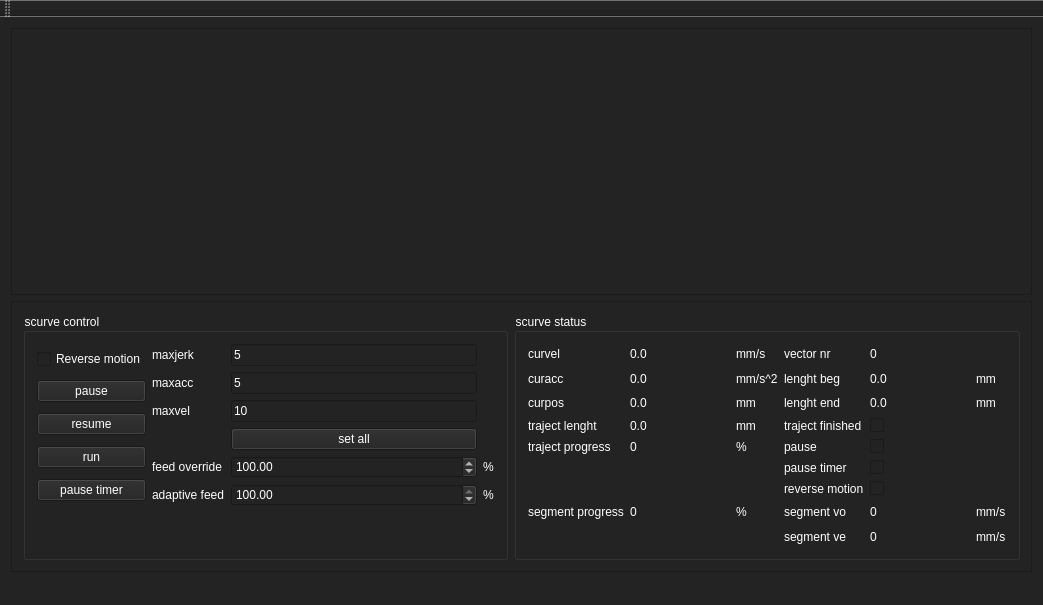
<?xml version="1.0" encoding="UTF-8"?>
<ui version="4.0">
 <class>MainWindow</class>
 <widget class="QMainWindow" name="MainWindow">
  <property name="geometry">
   <rect>
    <x>0</x>
    <y>0</y>
    <width>1043</width>
    <height>605</height>
   </rect>
  </property>
  <property name="sizePolicy">
   <sizepolicy hsizetype="Preferred" vsizetype="Fixed">
    <horstretch>0</horstretch>
    <verstretch>0</verstretch>
   </sizepolicy>
  </property>
  <property name="windowTitle">
   <string>scurve auto plot</string>
  </property>
  <property name="styleSheet">
   <string notr="true">background-color: rgb(35, 35, 35);
color: rgb(255, 255, 255);
</string>
  </property>
  <widget class="QWidget" name="centralWidget">
   <layout class="QGridLayout" name="gridLayout_9">
    <item row="0" column="0" colspan="2">
     <widget class="QFrame" name="frame">
      <property name="sizePolicy">
       <sizepolicy hsizetype="Expanding" vsizetype="Expanding">
        <horstretch>0</horstretch>
        <verstretch>0</verstretch>
       </sizepolicy>
      </property>
      <property name="minimumSize">
       <size>
        <width>0</width>
        <height>150</height>
       </size>
      </property>
      <property name="frameShape">
       <enum>QFrame::StyledPanel</enum>
      </property>
      <property name="frameShadow">
       <enum>QFrame::Raised</enum>
      </property>
      <layout class="QGridLayout" name="gridLayout_3">
       <item row="0" column="0">
        <layout class="QGridLayout" name="gridLayout"/>
       </item>
      </layout>
     </widget>
    </item>
    <item row="1" column="0" colspan="2">
     <widget class="QFrame" name="frame_2">
      <property name="frameShape">
       <enum>QFrame::StyledPanel</enum>
      </property>
      <property name="frameShadow">
       <enum>QFrame::Raised</enum>
      </property>
      <layout class="QGridLayout" name="gridLayout_8">
       <item row="0" column="0">
        <widget class="QGroupBox" name="groupBox_2">
         <property name="sizePolicy">
          <sizepolicy hsizetype="Preferred" vsizetype="Fixed">
           <horstretch>0</horstretch>
           <verstretch>0</verstretch>
          </sizepolicy>
         </property>
         <property name="title">
          <string>scurve control</string>
         </property>
         <layout class="QGridLayout" name="gridLayout_6">
          <item row="0" column="1">
           <layout class="QGridLayout" name="gridLayout_4">
            <item row="5" column="1">
             <widget class="QDoubleSpinBox" name="doubleSpinBox_feed_override">
              <property name="maximum">
               <double>150.000000000000000</double>
              </property>
              <property name="value">
               <double>100.000000000000000</double>
              </property>
             </widget>
            </item>
            <item row="5" column="2">
             <widget class="QLabel" name="label_28">
              <property name="text">
               <string>%</string>
              </property>
             </widget>
            </item>
            <item row="5" column="0">
             <widget class="QLabel" name="label_27">
              <property name="text">
               <string>feed override</string>
              </property>
             </widget>
            </item>
            <item row="3" column="1">
             <widget class="QLineEdit" name="lineEdit_maxvel">
              <property name="text">
               <string>10</string>
              </property>
             </widget>
            </item>
            <item row="3" column="0">
             <widget class="QLabel" name="label_3">
              <property name="text">
               <string>maxvel</string>
              </property>
             </widget>
            </item>
            <item row="4" column="1">
             <widget class="QPushButton" name="pushButton_setall">
              <property name="text">
               <string>set all</string>
              </property>
             </widget>
            </item>
            <item row="1" column="0">
             <widget class="QLabel" name="label">
              <property name="text">
               <string>maxjerk</string>
              </property>
             </widget>
            </item>
            <item row="1" column="1">
             <widget class="QLineEdit" name="lineEdit_maxjer">
              <property name="text">
               <string>5</string>
              </property>
             </widget>
            </item>
            <item row="2" column="0">
             <widget class="QLabel" name="label_2">
              <property name="text">
               <string>maxacc</string>
              </property>
             </widget>
            </item>
            <item row="2" column="1">
             <widget class="QLineEdit" name="lineEdit_maxacc">
              <property name="text">
               <string>5</string>
              </property>
             </widget>
            </item>
            <item row="6" column="0">
             <widget class="QLabel" name="label_29">
              <property name="text">
               <string>adaptive feed</string>
              </property>
             </widget>
            </item>
            <item row="6" column="1">
             <widget class="QDoubleSpinBox" name="doubleSpinBox_adafee">
              <property name="minimum">
               <double>-100.000000000000000</double>
              </property>
              <property name="maximum">
               <double>100.000000000000000</double>
              </property>
              <property name="value">
               <double>100.000000000000000</double>
              </property>
             </widget>
            </item>
            <item row="6" column="2">
             <widget class="QLabel" name="label_30">
              <property name="text">
               <string>%</string>
              </property>
             </widget>
            </item>
           </layout>
          </item>
          <item row="0" column="0">
           <layout class="QGridLayout" name="gridLayout_5">
            <item row="1" column="0">
             <widget class="QPushButton" name="pushButton_pause">
              <property name="text">
               <string>pause</string>
              </property>
             </widget>
            </item>
            <item row="2" column="0">
             <widget class="QPushButton" name="pushButton_resume">
              <property name="text">
               <string>resume</string>
              </property>
             </widget>
            </item>
            <item row="3" column="0">
             <widget class="QPushButton" name="pushButton_run">
              <property name="text">
               <string>run</string>
              </property>
             </widget>
            </item>
            <item row="0" column="0">
             <widget class="QCheckBox" name="checkBox_revmot">
              <property name="text">
               <string>Reverse motion</string>
              </property>
             </widget>
            </item>
            <item row="4" column="0">
             <widget class="QPushButton" name="pushButton_pause_timer">
              <property name="text">
               <string>pause timer</string>
              </property>
             </widget>
            </item>
           </layout>
          </item>
          <item row="2" column="1">
           <spacer name="verticalSpacer">
            <property name="orientation">
             <enum>Qt::Vertical</enum>
            </property>
            <property name="sizeHint" stdset="0">
             <size>
              <width>20</width>
              <height>40</height>
             </size>
            </property>
           </spacer>
          </item>
         </layout>
        </widget>
       </item>
       <item row="0" column="1">
        <widget class="QGroupBox" name="groupBox">
         <property name="sizePolicy">
          <sizepolicy hsizetype="Preferred" vsizetype="Minimum">
           <horstretch>0</horstretch>
           <verstretch>0</verstretch>
          </sizepolicy>
         </property>
         <property name="title">
          <string>scurve status</string>
         </property>
         <layout class="QGridLayout" name="gridLayout_7">
          <item row="0" column="0">
           <layout class="QGridLayout" name="gridLayout_2">
            <item row="0" column="0">
             <widget class="QLabel" name="label_4">
              <property name="text">
               <string>curvel</string>
              </property>
             </widget>
            </item>
            <item row="4" column="2">
             <widget class="QLabel" name="label_13">
              <property name="text">
               <string>%</string>
              </property>
             </widget>
            </item>
            <item row="7" column="1">
             <widget class="QLabel" name="label_segpro">
              <property name="text">
               <string>0</string>
              </property>
             </widget>
            </item>
            <item row="3" column="2">
             <widget class="QLabel" name="label_12">
              <property name="text">
               <string>mm</string>
              </property>
             </widget>
            </item>
            <item row="2" column="3">
             <widget class="QLabel" name="label_10">
              <property name="text">
               <string>lenght end</string>
              </property>
             </widget>
            </item>
            <item row="8" column="4">
             <widget class="QLabel" name="label_seg_ve">
              <property name="text">
               <string>0</string>
              </property>
             </widget>
            </item>
            <item row="0" column="1">
             <widget class="QLabel" name="label_curvel">
              <property name="minimumSize">
               <size>
                <width>100</width>
                <height>0</height>
               </size>
              </property>
              <property name="text">
               <string>0.0</string>
              </property>
             </widget>
            </item>
            <item row="7" column="4">
             <widget class="QLabel" name="label_seg_vo">
              <property name="text">
               <string>0</string>
              </property>
             </widget>
            </item>
            <item row="4" column="3">
             <widget class="QLabel" name="label_20">
              <property name="text">
               <string>pause</string>
              </property>
             </widget>
            </item>
            <item row="1" column="1">
             <widget class="QLabel" name="label_curacc">
              <property name="text">
               <string>0.0</string>
              </property>
             </widget>
            </item>
            <item row="1" column="4">
             <widget class="QLabel" name="label_segbeg">
              <property name="text">
               <string>0.0</string>
              </property>
             </widget>
            </item>
            <item row="4" column="0">
             <widget class="QLabel" name="label_11">
              <property name="text">
               <string>traject progress</string>
              </property>
             </widget>
            </item>
            <item row="8" column="5">
             <widget class="QLabel" name="label_21">
              <property name="text">
               <string>mm/s</string>
              </property>
             </widget>
            </item>
            <item row="2" column="0">
             <widget class="QLabel" name="label_6">
              <property name="text">
               <string>curpos</string>
              </property>
             </widget>
            </item>
            <item row="4" column="1">
             <widget class="QLabel" name="label_trjpro">
              <property name="text">
               <string>0</string>
              </property>
             </widget>
            </item>
            <item row="6" column="4">
             <widget class="QCheckBox" name="checkBox_revmot_status">
              <property name="text">
               <string/>
              </property>
             </widget>
            </item>
            <item row="1" column="0">
             <widget class="QLabel" name="label_5">
              <property name="text">
               <string>curacc</string>
              </property>
             </widget>
            </item>
            <item row="8" column="3">
             <widget class="QLabel" name="label_18">
              <property name="text">
               <string>segment ve</string>
              </property>
             </widget>
            </item>
            <item row="7" column="2">
             <widget class="QLabel" name="label_17">
              <property name="text">
               <string>%</string>
              </property>
             </widget>
            </item>
            <item row="2" column="2">
             <widget class="QLabel" name="label_24">
              <property name="text">
               <string>mm</string>
              </property>
             </widget>
            </item>
            <item row="1" column="5">
             <widget class="QLabel" name="label_25">
              <property name="text">
               <string>mm</string>
              </property>
             </widget>
            </item>
            <item row="0" column="4">
             <widget class="QLabel" name="label_vectnr">
              <property name="minimumSize">
               <size>
                <width>100</width>
                <height>0</height>
               </size>
              </property>
              <property name="text">
               <string>0</string>
              </property>
             </widget>
            </item>
            <item row="4" column="4">
             <widget class="QCheckBox" name="checkBox_pause">
              <property name="text">
               <string/>
              </property>
             </widget>
            </item>
            <item row="3" column="0">
             <widget class="QLabel" name="label_9">
              <property name="text">
               <string>traject lenght</string>
              </property>
             </widget>
            </item>
            <item row="0" column="3">
             <widget class="QLabel" name="label_7">
              <property name="text">
               <string>vector nr</string>
              </property>
             </widget>
            </item>
            <item row="1" column="3">
             <widget class="QLabel" name="label_8">
              <property name="text">
               <string>lenght beg</string>
              </property>
             </widget>
            </item>
            <item row="3" column="4">
             <widget class="QCheckBox" name="checkBox_finished">
              <property name="text">
               <string/>
              </property>
             </widget>
            </item>
            <item row="3" column="3">
             <widget class="QLabel" name="label_14">
              <property name="text">
               <string>traject finished</string>
              </property>
             </widget>
            </item>
            <item row="7" column="5">
             <widget class="QLabel" name="label_19">
              <property name="text">
               <string>mm/s</string>
              </property>
             </widget>
            </item>
            <item row="7" column="0">
             <widget class="QLabel" name="label_15">
              <property name="text">
               <string>segment progress</string>
              </property>
             </widget>
            </item>
            <item row="2" column="1">
             <widget class="QLabel" name="label_curpos">
              <property name="text">
               <string>0.0</string>
              </property>
             </widget>
            </item>
            <item row="7" column="3">
             <widget class="QLabel" name="label_16">
              <property name="text">
               <string>segment vo</string>
              </property>
             </widget>
            </item>
            <item row="0" column="2">
             <widget class="QLabel" name="label_22">
              <property name="text">
               <string>mm/s</string>
              </property>
             </widget>
            </item>
            <item row="2" column="4">
             <widget class="QLabel" name="label_segend">
              <property name="text">
               <string>0.0</string>
              </property>
             </widget>
            </item>
            <item row="2" column="5">
             <widget class="QLabel" name="label_26">
              <property name="text">
               <string>mm</string>
              </property>
             </widget>
            </item>
            <item row="1" column="2">
             <widget class="QLabel" name="label_23">
              <property name="text">
               <string>mm/s^2</string>
              </property>
             </widget>
            </item>
            <item row="3" column="1">
             <widget class="QLabel" name="label_trjlen">
              <property name="text">
               <string>0.0</string>
              </property>
             </widget>
            </item>
            <item row="6" column="3">
             <widget class="QLabel" name="label_31">
              <property name="text">
               <string>reverse motion</string>
              </property>
             </widget>
            </item>
            <item row="5" column="3">
             <widget class="QLabel" name="label_32">
              <property name="text">
               <string>pause timer</string>
              </property>
             </widget>
            </item>
            <item row="5" column="4">
             <widget class="QCheckBox" name="checkBox_pause_timer">
              <property name="text">
               <string/>
              </property>
             </widget>
            </item>
           </layout>
          </item>
         </layout>
        </widget>
       </item>
      </layout>
     </widget>
    </item>
   </layout>
  </widget>
  <widget class="QMenuBar" name="menuBar">
   <property name="geometry">
    <rect>
     <x>0</x>
     <y>0</y>
     <width>1043</width>
     <height>23</height>
    </rect>
   </property>
  </widget>
  <widget class="QToolBar" name="mainToolBar">
   <attribute name="toolBarArea">
    <enum>TopToolBarArea</enum>
   </attribute>
   <attribute name="toolBarBreak">
    <bool>false</bool>
   </attribute>
  </widget>
  <widget class="QStatusBar" name="statusBar"/>
 </widget>
 <layoutdefault spacing="6" margin="11"/>
 <resources/>
 <connections/>
</ui>
